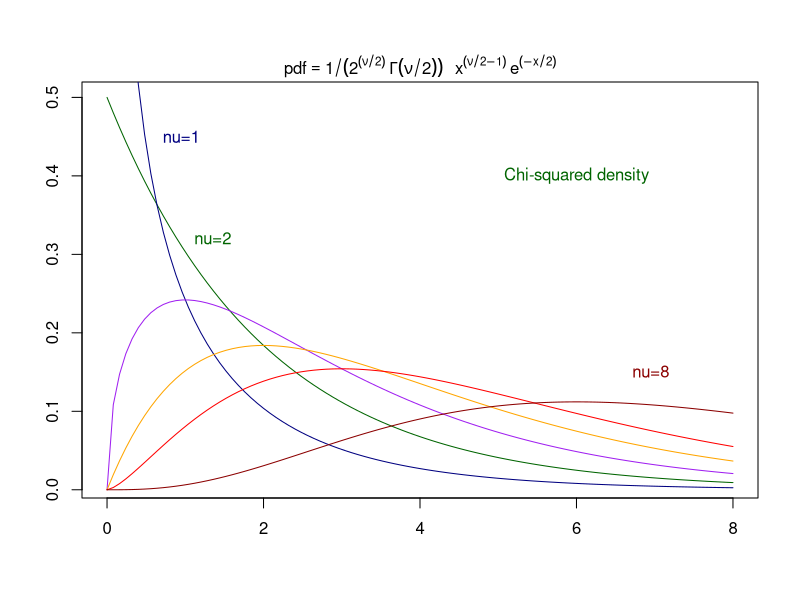

R code for this plot:
pdf1 <- function(z) { dchisq(z,1) }
pdf2 <- function(z) { dchisq(z,2) }
pdf3 <- function(z) { dchisq(z,3) }
pdf4 <- function(z) { dchisq(z,4) }
pdf5 <- function(z) { dchisq(z,5) }
pdf6 <- function(z) { dchisq(z,6) }
pdf8 <- function(z) { dchisq(z,8) }

plot( pdf2, 0,8, col="darkgreen", xlab="", ylab="")
curve(pdf1, 0,8, add=TRUE, col="navy", ylab="")
curve(pdf3, 0,8, add=TRUE, col="purple", ylab="")
curve(pdf4, 0,8, add=TRUE, col="orange", ylab="")
curve(pdf5, 0,8, add=TRUE, col="red", ylab="")
curve(pdf8, 0,8, add=TRUE, col="darkred", ylab="")

text( 0.95,0.45,"nu=1", col="navy")
text( 1.35,0.32,"nu=2", col="darkgreen")
text( 6.95,0.15,"nu=8", col="darkred")
text( 6.00,0.4,"Chi-squared density", col="darkgreen")
# title("Chi-squared densities", col="darkgreen")

mtext( expression( pdf == 1/(2^(nu/2) ~ Gamma(nu/2)) ~ ~ ~ x^(nu/2-1) ~ e^(-x/2) ) )
